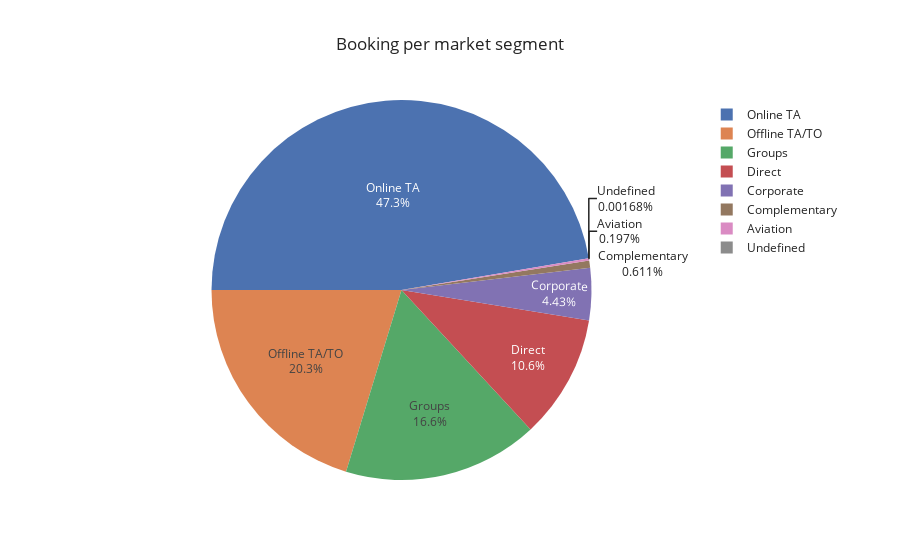

Notebook source saved alongside this figure:
### Markdown cell above
## 1.6 订单渠道有哪些？

### Code cell
# 每个渠道的订单数有多少？（包含了取消的订单）

segments = full_data_cln['market_segment'].value_counts()

# 绘制饼图
fig = px.pie(
    segments,
    values=segments.values,
    names=segments.index,
    title='Booking per market segment',
    template='seaborn'
)

fig.update_traces(rotation=-90, textinfo='percent+label')
fig.show()

### Figure 1 — Plotly figure (JSON) as saved in the notebook; plotly's stock layout.template omitted (floating-point values rounded to 4 significant figures)
{"data": [{"domain": {"x": [0, 1], "y": [0, 1]}, "hovertemplate": "index=%{label}<br>value=%{value}<extra></extra>", "labels": ["Online TA", "Offline TA/TO", "Groups", "Direct", "Corporate", "Complementary", "Aviation", "Undefined"], "legendgroup": "", "name": "", "rotation": -90, "showlegend": true, "textinfo": "percent+label", "type": "pie", "values": [56408, 24182, 19791, 12582, 5282, 728, 235, 2]}], "layout": {"legend": {"tracegroupgap": 0}, "title": {"text": "Booking per market segment"}}}
